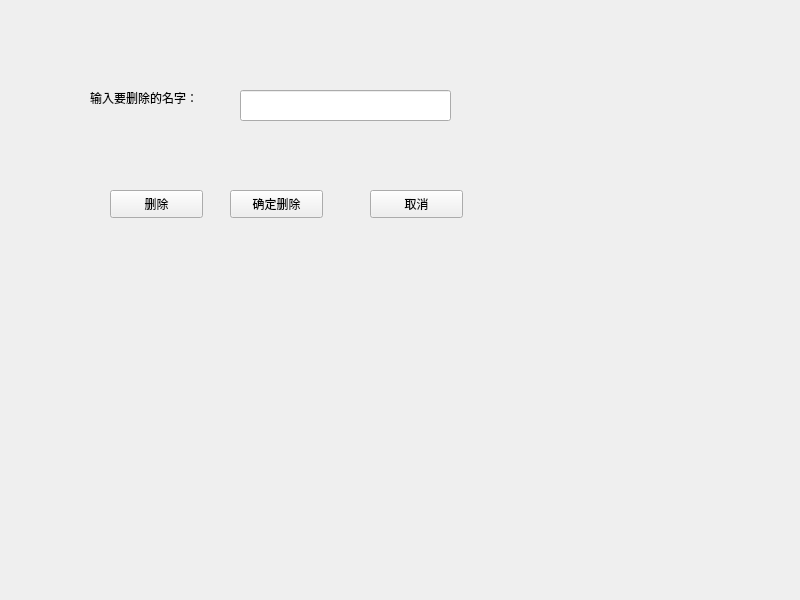
<?xml version="1.0" encoding="UTF-8"?>
<ui version="4.0">
 <class>Widget</class>
 <widget class="QWidget" name="Widget">
  <property name="geometry">
   <rect>
    <x>0</x>
    <y>0</y>
    <width>800</width>
    <height>600</height>
   </rect>
  </property>
  <property name="windowTitle">
   <string>Widget</string>
  </property>
  <widget class="QLabel" name="label">
   <property name="geometry">
    <rect>
     <x>90</x>
     <y>90</y>
     <width>141</width>
     <height>16</height>
    </rect>
   </property>
   <property name="text">
    <string>输入要删除的名字：</string>
   </property>
  </widget>
  <widget class="QLineEdit" name="lineEdit">
   <property name="geometry">
    <rect>
     <x>240</x>
     <y>90</y>
     <width>211</width>
     <height>31</height>
    </rect>
   </property>
  </widget>
  <widget class="QPushButton" name="pushButton">
   <property name="geometry">
    <rect>
     <x>110</x>
     <y>190</y>
     <width>93</width>
     <height>28</height>
    </rect>
   </property>
   <property name="text">
    <string>删除</string>
   </property>
  </widget>
  <widget class="QPushButton" name="pushButton_2">
   <property name="geometry">
    <rect>
     <x>230</x>
     <y>190</y>
     <width>93</width>
     <height>28</height>
    </rect>
   </property>
   <property name="text">
    <string>确定删除</string>
   </property>
  </widget>
  <widget class="QPushButton" name="pushButton_3">
   <property name="geometry">
    <rect>
     <x>370</x>
     <y>190</y>
     <width>93</width>
     <height>28</height>
    </rect>
   </property>
   <property name="text">
    <string>取消</string>
   </property>
  </widget>
 </widget>
 <resources/>
 <connections/>
</ui>
